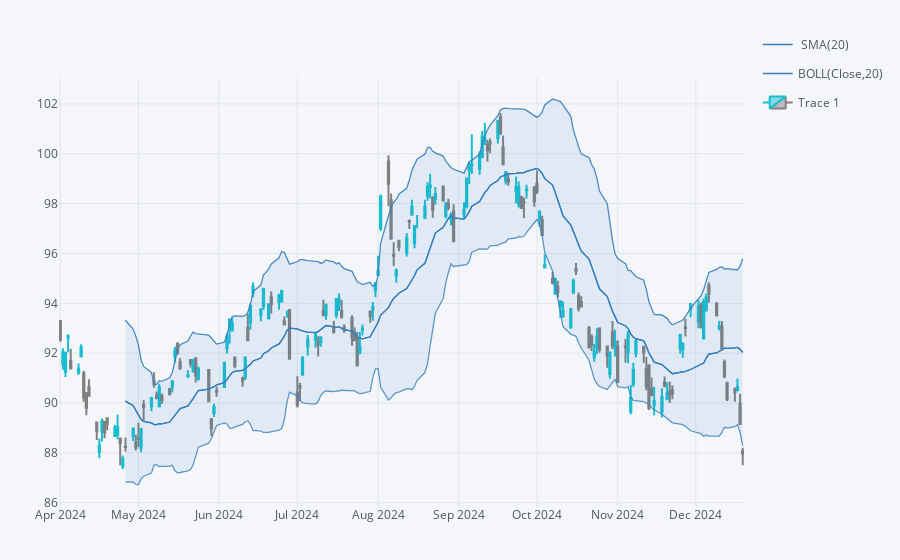

The code cell stored with this chart in its notebook:
### Code cell
import warnings
warnings.filterwarnings("ignore", message="DatetimeIndex.format is deprecated", category=FutureWarning)

qf = cf.QuantFig(df = tlt_data)
qf.add_sma(periods = 20)
qf.add_bollinger_bands(periods = 20, boll_std = 2)
qf.iplot()

### Figure 1 — Plotly figure (JSON) as saved in the notebook; plotly's stock layout.template omitted (floating-point values rounded to 4 significant figures; data arrays with more than 128 entries replaced by an {"elided": "..."} marker saying what was removed)
{"data": [{"line": {"color": "rgba(55, 128, 191, 1.0)", "dash": "solid", "shape": "linear", "width": 1.3}, "mode": "lines", "name": " SMA(20)", "text": "", "type": "scatter", "x": {"elided": "184 str values"}, "y": {"elided": "184 mixed values"}, "yaxis": "y2"}, {"legendgroup": "BOLL(Close,20)", "line": {"color": "rgba(55, 128, 191, 1.0)", "dash": "solid", "shape": "linear", "width": 1.3}, "mode": "lines", "name": "BOLL(Close,20)", "showlegend": true, "text": "", "type": "scatter", "x": {"elided": "184 str values"}, "y": {"elided": "184 mixed values"}, "yaxis": "y2"}, {"legendgroup": "BOLL(Close,20)", "line": {"color": "rgba(55, 128, 191, 0.8999999999999999)", "dash": "solid", "shape": "linear", "width": 1.3}, "mode": "lines", "name": "UPPER(Close,20)", "showlegend": false, "text": "", "type": "scatter", "x": {"elided": "184 str values"}, "y": {"elided": "184 mixed values"}, "yaxis": "y2"}, {"fill": "tonexty", "fillcolor": "rgba(55, 128, 191, 0.1)", "legendgroup": "BOLL(Close,20)", "line": {"color": "rgba(55, 128, 191, 0.7999999999999998)", "dash": "solid", "shape": "linear", "width": 1.3}, "mode": "lines", "name": "LOWER(Close,20)", "showlegend": false, "text": "", "type": "scatter", "x": {"elided": "184 str values"}, "y": {"elided": "184 mixed values"}, "yaxis": "y2"}, {"close": {"elided": "184 float values"}, "decreasing": {"line": {"color": "#808080"}}, "high": {"elided": "184 float values"}, "increasing": {"line": {"color": "#17BECF"}}, "low": {"elided": "184 float values"}, "name": "Trace 1", "open": {"elided": "184 float values"}, "showlegend": true, "type": "candlestick", "x": {"elided": "184 str values"}, "yaxis": "y2"}], "layout": {"autosize": true, "legend": {"bgcolor": "#F5F6F9", "font": {"color": "#4D5663"}}, "margin": {"b": 30, "l": 30, "r": 30, "t": 30}, "paper_bgcolor": "#F5F6F9", "plot_bgcolor": "#F5F6F9", "showlegend": true, "title": {"font": {"color": "#4D5663"}}, "xaxis": {"anchor": "y2", "autorange": true, "gridcolor": "#E1E5ED", "range": ["2024-03-31 12:00", "2024-12-19 12:00"], "rangeselector": {"bgcolor": "rgba(150, 200, 250, 1)", "buttons": [{"count": 1, "label": "1m", "step": "month", "stepmode": "backward"}, {"count": 1, "label": "1y", "step": "year", "stepmode": "backward"}], "font": {"size": 13}, "visible": false, "x": 0, "y": 0.9}, "rangeslider": {"visible": false, "yaxis2": {}}, "showgrid": true, "tickfont": {"color": "#4D5663"}, "title": {"font": {"color": "#4D5663"}, "text": ""}, "type": "date", "zerolinecolor": "#E1E5ED"}, "yaxis": {"gridcolor": "#E1E5ED", "showgrid": true, "showticklabels": false, "tickfont": {"color": "#4D5663"}, "title": {"font": {"color": "#4D5663"}, "text": ""}, "zerolinecolor": "#E1E5ED"}, "yaxis2": {"autorange": true, "domain": [0, 0.9], "gridcolor": "#E1E5ED", "range": [85.87, 103.1], "showgrid": true, "tickfont": {"color": "#4D5663"}, "title": {"font": {"color": "#4D5663"}, "text": ""}, "type": "linear", "zerolinecolor": "#E1E5ED"}}}
